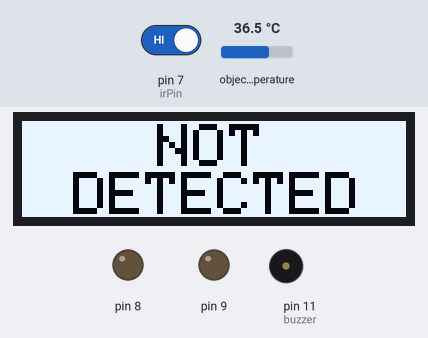
A sketch run on a simulated Arduino Uno, built with avr-gcc and run on an emulated ATmega328P. On the bench: 128×32 one-colour display, output pins drawn as LEDs (lit = HIGH), buzzer (waves = sounding). Dashed ring = blinking. Inputs (shaded band) come from the test bench; at power-on: pin 7 (irPin) HIGH, object temperature 36.5 °C. What the sketch prints to the serial monitor is not drawn.

Above: at 2.8 s.
2.9 s: pin 7 (irPin) driven LOW
At 4.4 s:
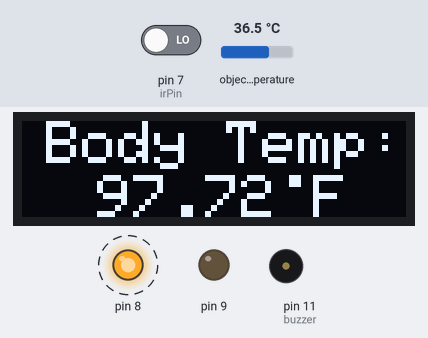
6.9 s: object temperature set to 37.3 °C
At 8.3 s:
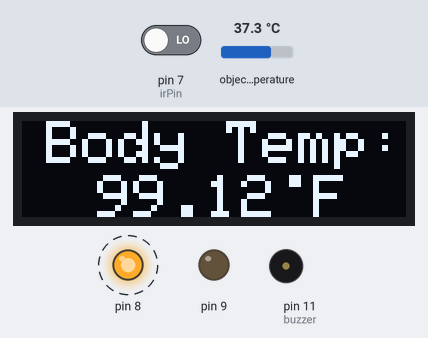
11.0 s: object temperature set to 38.1 °C
At 12.9 s:
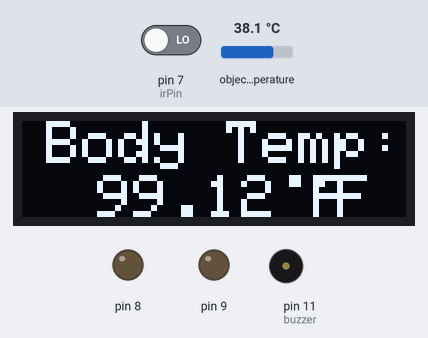
13.8 s: object temperature set to 39.1 °C
At 15.0 s:
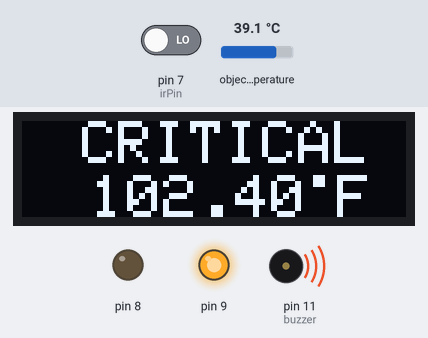
17.3 s: pin 7 (irPin) driven HIGH
At 18.6 s:
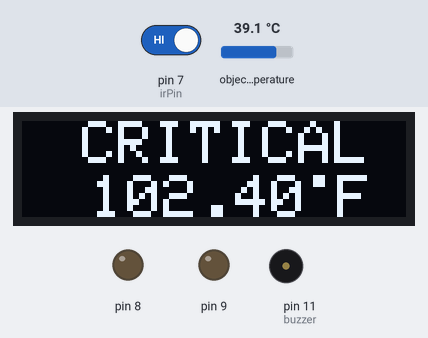
Timing chart, 0 to 20.3 s (numbered marks = the images above; inputs shaded):
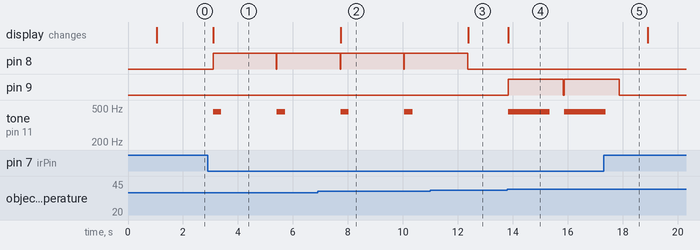

The sketch:

non-contact.ino
```cpp
#include <Wire.h>
#include <Adafruit_MLX90614.h>
#include <Adafruit_GFX.h>
#include <Adafruit_SSD1306.h>

#define OLED_RESET 4
Adafruit_SSD1306 display(OLED_RESET);
uint8_t proximity_data = 0;
Adafruit_MLX90614 mlx = Adafruit_MLX90614();
int buzzer = 11;
int irPin = 7;  // This is our input pin (IR LED at pin 7)
int sensorOut = HIGH;  // HIGH at No Obstacle

void setup()
{
  mlx.begin();
  pinMode(irPin, INPUT);
  display.begin(SSD1306_SWITCHCAPVCC, 0x3C);  // initialize with the I2C addr 0x3C (for the 128x32)
 Serial.begin(9600);
  pinMode (8, OUTPUT);
  pinMode (9, OUTPUT);
}

void loop()
{
  String temperature = "";
  sensorOut = digitalRead(irPin);

  if (sensorOut == LOW && mlx.readObjectTempF() < 100) {

    temperature = String(mlx.readObjectTempC(), 1);
    Serial.print(" Body Temperature:");
    Serial.println(mlx.readObjectTempC());
    display.clearDisplay();
    display.invertDisplay(false);
    display.setTextSize(2);
    display.setTextColor(WHITE);
    display.setCursor(8, 0);
    display.clearDisplay();
    display.println("Body Temp:");
    display.setCursor(25, 18);
    display.print(mlx.readObjectTempF());
    display.setCursor(85, 8);
    display.print(".");
    display.setTextColor(WHITE);
    display.setCursor(85, 18);
    display.print(" F");
    display.display();
    digitalWrite (8, HIGH);
    tone(buzzer, 450);
    delay (300);
    noTone(buzzer);
    delay(2000);
    digitalWrite (8, LOW);
  }
 if (sensorOut == LOW) {
 if (mlx.readObjectTempF() > 102) {

      display.clearDisplay();
      display.invertDisplay(false);
      display.setTextSize(2);
      display.setTextColor(WHITE);
      display.setCursor(20, 0);
      display.clearDisplay();
      display.println("CRITICAL");

      display.invertDisplay(true);
      display.setTextSize(2);
      display.setTextColor(WHITE);
      display.setCursor(20, 0);
      display.clearDisplay();
      display.println("CRITICAL");

      display.invertDisplay(true);
      display.setTextColor(WHITE);
      display.setCursor(20, 0);
      display.clearDisplay();
      display.println("CRITICAL");

      display.invertDisplay(false);
      display.setTextSize(2);
      display.setTextColor(WHITE);
      display.setCursor(20, 0);
      display.clearDisplay();
      display.println("CRITICAL");

      display.invertDisplay(true);
      display.setTextSize(2);
      display.setTextColor(WHITE);
      display.setCursor(20, 0);
      display.clearDisplay();
      display.println("CRITICAL");

      display.invertDisplay(true);

      display.setTextColor(WHITE);
      display.setCursor(20, 0);
      display.clearDisplay();
      display.println("CRITICAL");

      display.invertDisplay(false);
      display.setTextSize(2);
      display.setTextColor(WHITE);
      display.setCursor(20, 0);
      display.clearDisplay();
      display.println("CRITICAL");
      display.setCursor(23, 18);
      display.print(mlx.readObjectTempF());
      display.setCursor(93, 8);
      display.print(".");
      display.setTextColor(WHITE);
      display.setCursor(93, 18);
      display.print(" F");
      display.display();

      digitalWrite (9, HIGH);

      tone(buzzer, 450);
       delay(1500);
      noTone(buzzer);
      delay(500);
      digitalWrite (9, LOW);
    }
  }

  if (sensorOut == LOW) {
    if (mlx.readObjectTempF() > 100) {

      display.setCursor(93, 8);
      display.print(".");
      display.setTextColor(WHITE);
      display.setCursor(93, 18);
      display.print(" F");
      display.display();
    }
  }
  else if (sensorOut == HIGH) {
    delay(1000);
    display.clearDisplay();
    display.invertDisplay(true);
    display.setTextSize(2.8);
    display.setTextColor(WHITE);
    display.setCursor(45, 1);
    display.clearDisplay();
    display.println("NOT");
    display.setCursor(17, 17);
    display.print("DETECTED");
    display.display();
  }
}
```

Measured:
- the behaviour switches between 37.7 and 37.8 °C on object temperature (found by bisection; images 2 and 3)
- the behaviour switches between 38.8 and 38.9 °C on object temperature (found by bisection; images 3 and 4)
- after the input at 2.9 s, pin 8: LOW → HIGH after 0.19 s, → LOW 2.3 s later, → HIGH 0.02 s later; tone on pin 11 (buzzer): alternates 450 Hz for 0.30 s and silent for 2.0 s, starting after 0.19 s; the display: changes after 0.19 s (image 1)
- after the input at 6.9 s, the display: changes after 0.84 s (image 2)
- after the input at 11.0 s, pin 8: goes on until 12.4 s, then stays LOW; tone on pin 11 (buzzer): stays silent (without the input it goes to 450 Hz after 1.4 s); the display: changes after 1.4 s (image 3)
- after the input at 13.8 s, pin 9: LOW → HIGH at once, → LOW 2.0 s later, → HIGH 0.04 s later; tone on pin 11 (buzzer): silent → 450 Hz at once, → silent 1.5 s later, → 450 Hz 0.54 s later; the display: changes at once (image 4)
- after the input at 17.3 s, pin 9: goes on until 17.9 s, then stays LOW; tone on pin 11 (buzzer): goes on until 17.4 s, then stays silent
